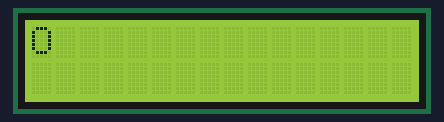
Recording of a sketch running on a simulated Arduino Uno, built with avr-gcc and run on an emulated ATmega328P. On the bench: 16×2 character LCD.

Above: at 0.15 s.
At 0.55 s:
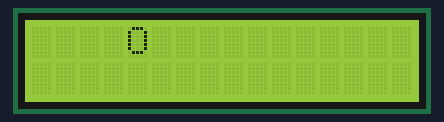
At 0.95 s:
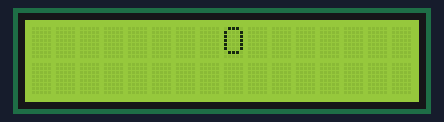
At 1.85 s:
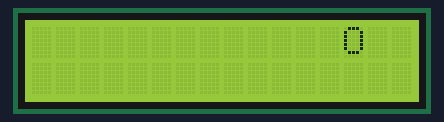
At 2.65 s:
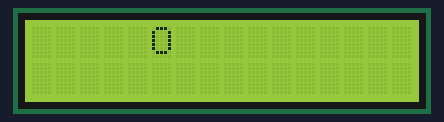
At 3.45 s:
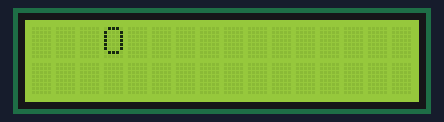

The sketch:

lcd_posouvajici_se_znak.ino
```cpp
#include <Wire.h>
#include <LiquidCrystal_I2C.h>

char znak = 'O';
byte radek = 0;
byte sloupec = 0;
byte doleva = 0;
unsigned long cas_predtim = 0;

LiquidCrystal_I2C lcd(0x27, 16, 2);

void setup() {
  lcd.init();
  lcd.backlight();
}

void loop() {
  unsigned long cas_ted = millis();
  if (cas_ted - cas_predtim >= 100) {

    // vycisteni displeje

    lcd.clear();

    // nastaveni pozice znaku

    lcd.setCursor(sloupec, radek);

    // vypsani znaku

    lcd.print(znak);

    // posun znaku

    if (doleva) sloupec--;
    else sloupec++;

    // zmena smeru

    if (sloupec == 0) doleva = 0;
    else if (sloupec == 15) doleva = 1;

    // aktualizace casu

    cas_predtim = cas_ted;
  }
}
```

Measured:
- by itself, everything shown: repeats every 3.0 s, in 30 steps
